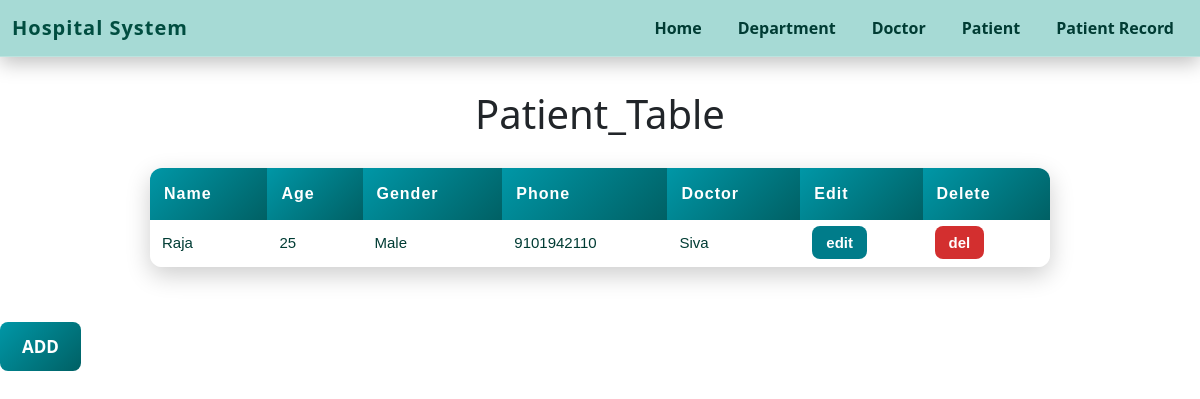
Page /patient/ on the earlier database version.
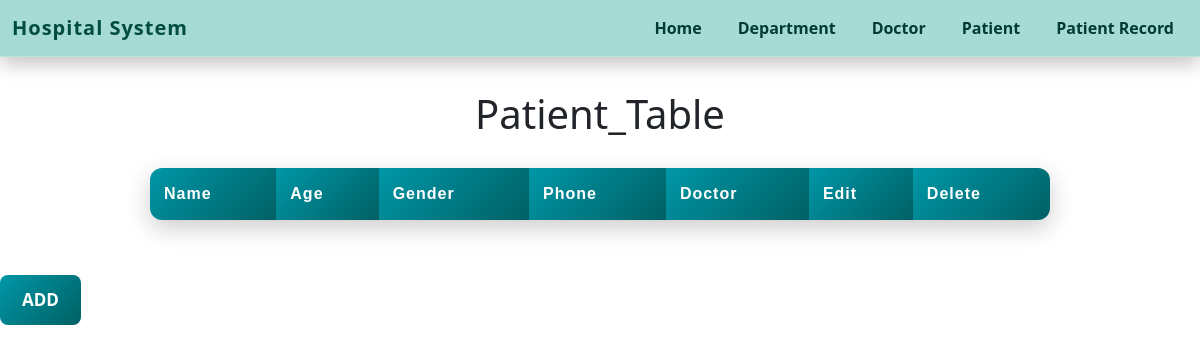
Same page on the later database version.
### app1/models.py (models this page shows, shortened)
class patient_model(models.Model):
    name = models.CharField(max_length=50)
    age = models.IntegerField()
    gender = models.CharField(max_length=10)
    phone = models.CharField(max_length=15)
    emg_phone=models.CharField(max_length=15)
    address = models.CharField(max_length=150)
    doctor = models.ForeignKey(doctor_model, on_delete=models.CASCADE)

class doctor_model(models.Model):
    name = models.CharField(max_length=50)
    department = models.ForeignKey(department_model, on_delete=models.CASCADE)
    def __str__(self):
        return self.name

### app1/views.py (the view)
# urls.py: path("patient/", patient_details, name="patient_list"),
def patient_details(request):
    data = patient_model.objects.all()
    content = {
        "data": data
    }
    return render(request, 'frontend_app1/patient_table.html', content)

### templates/frontend_app1/patient_table.html (shortened to what this page needs)
<!DOCTYPE html>
<html lang="en">
<head>
    <link href="https://cdn.jsdelivr.net/npm/bootstrap@5.3.0/dist/css/bootstrap.min.css" rel="stylesheet">
</head>
<body>
    <nav class="navbar navbar-expand-lg navbar-glass fixed-top">
  <div class="container-fluid">
    <a class="navbar-brand" href="{% url 'home' %}">Hospital System</a>
    <div class="collapse navbar-collapse" id="navmenu">
      <ul class="navbar-nav ms-auto">
        <li class="nav-item">
          <a class="nav-link {% if request.path == '/' %}active{% endif %}"
             href="{% url 'home' %}">Home</a>
        </li>
        <li class="nav-item">
          <a class="nav-link {% if 'department' in request.path %}active{% endif %}"
             href="{% url 'department_list' %}">Department</a>
        </li>
        <li class="nav-item">
          <a class="nav-link {% if 'doctor' in request.path %}active{% endif %}"
             href="{% url 'doctor_list' %}">Doctor</a>
        </li>
        <li class="nav-item">
          <a class="nav-link {% if 'patient_list' in request.path %}active{% endif %}"
             href="{% url 'patient_list' %}">Patient</a>
        </li>
        <li class="nav-item">
          <a class="nav-link {% if 'patient_record' in request.path %}active{% endif %}"
             href="{% url 'patient_record_list' %}">Patient Record</a>
        </li>
      </ul>
    </div>
  </div>
</nav>
    <table>
  <h1>Patient_Table</h1>
  <tr>
      <th>Name</th>
      <th>Age</th>
      <th>Gender</th>
      <th>Phone</th>
      <th>Doctor</th>
      <th>Edit</th>
      <th>Delete</th>
  </tr>
  {% for p in data %}
  <tr>
      <td>{{ p.name }}</td>
      <td>{{ p.age }}</td>
      <td>{{ p.gender }}</td>
      <td>{{ p.phone }}</td>
      <td>{{ p.doctor}}</td>
      <td>
        <a href="{% url 'verify_user'   'patient' 'update'  p.id %}" class="btn-edit">
          edit
        </a>
      </td>
      <td>
        <a href="{% url 'verify_user' 'patient' 'delete'  p.id %}" class="btn-del">
          del
        </a>
      </td>
  </tr>
  {% endfor %}
</table>
    <a href="{% url 'patient_add' %}" class="btn-add">ADD</a>
</body>
</html>

Differences in the rows shown:
removed patient_model: name "Raja", age "25", gender "Male", phone "9101942110", doctor "Siva"
